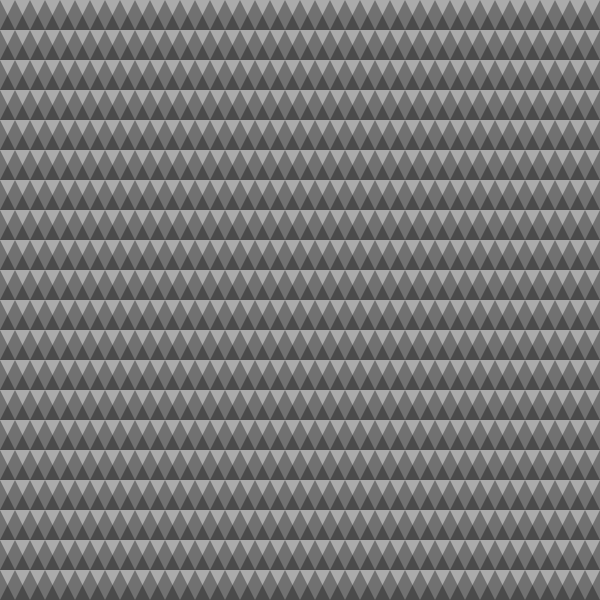
Frame 1 (no input)
Frame 60 (the mouse pressed at the canvas centre just before this capture): identical to frame 1, image omitted
Frame 120 (the mouse held since frame 60 and released just before this capture): identical to frame 1, image omitted

The Processing sketch that drew this single still picture (run headless with seeded random() and noise(); from frame 60 on, the mouse is pressed at the canvas centre):

// Processing sketch: processing_28432
// ── processing_28432.pde

int abstand = 30;
 
void setup(){
  smooth();
  size(600, 600);
}
 
void draw() {
  background(255);
  noStroke();
  fill(0,255/3);

   for(int x=0; x <= width; x = x+abstand){
    for (int y=0; y <= height; y = y+abstand){

  triangle (x-30, y+30, x, y-30, x+30,y+30 );   
  
    }
  }
   
}
